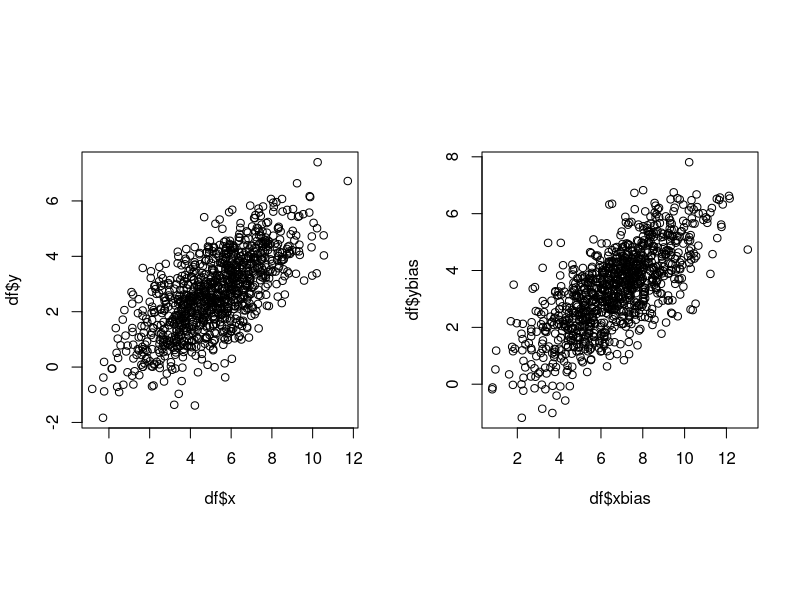

This figure's R source:
#set.seed(1)
x = rnorm(n=1000, mean=5, sd=2)
y = 0.5*x + rnorm(1000, 0, 1)
xbias <- NULL
for (i in 1:length(x)){
  xbias[i] <- x[i]+runif(1,min=1, max=2)
}

ybias <- 0.5*xbias + rnorm(1000, 0, 1)

df <- data.frame(x,y,xbias,ybias)
md1 <- lm(df$y ~ df$x)
md2 <- lm(df$ybias ~ df$xbias)
par(pty="s", mfrow=c(1,2))
plot(df$x,df$y)
plot(df$xbias,df$ybias)

cf1 <- md1$coef
cf2 <- md2$coef
cat("Unbiased: ", cf1, " Biased : ", cf2)
